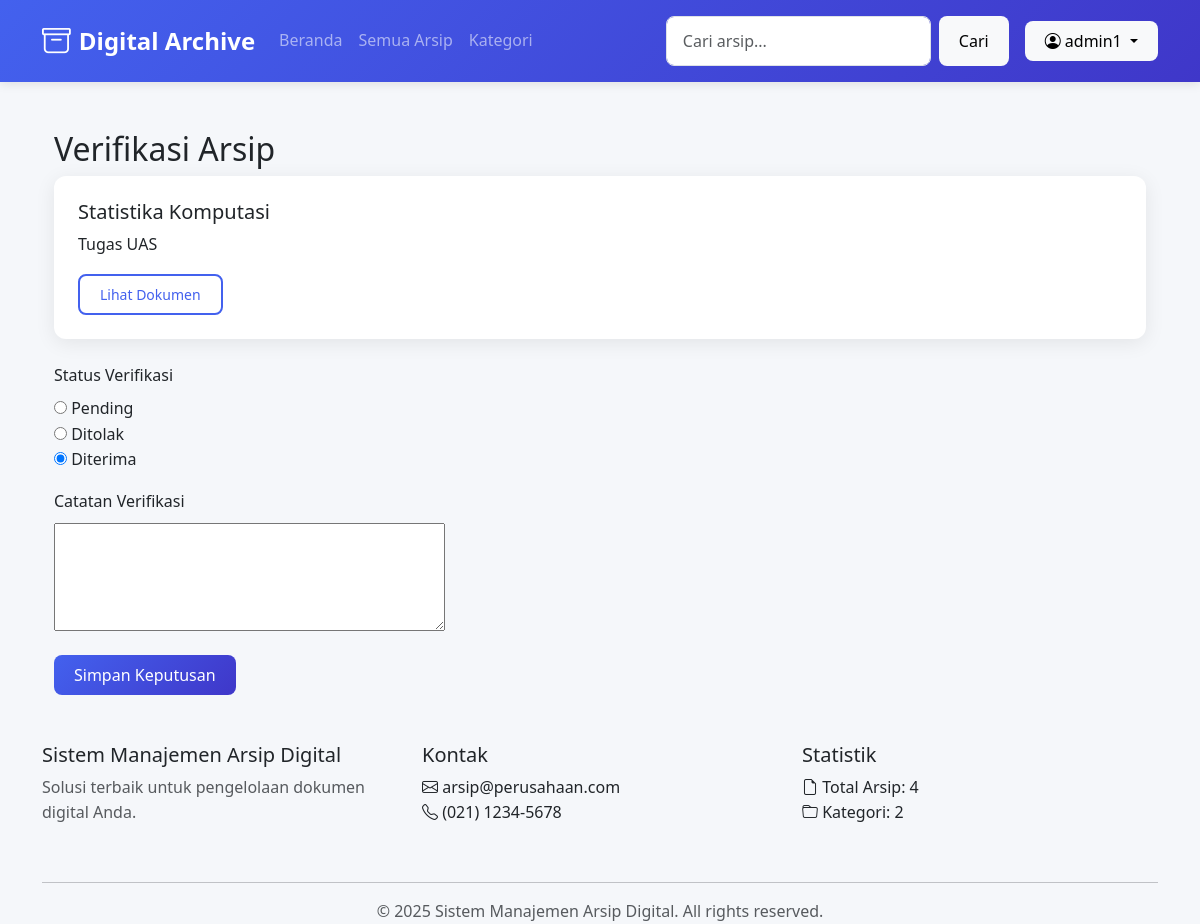
The page /verifikasi/4/ (signed in) on the database its author committed.
### arsip/models.py (models this page shows, shortened)
class Arsip(models.Model):
    STATUS_VERIFIKASI = (
        ('pending', 'Pending'),
        ('ditolak', 'Ditolak'),
        ('diterima', 'Diterima'),
    )
    STATUS_AKSES_CHOICES = [
        ('publik', 'Publik'),
        ('internal', 'Internal'),
    ]
    judul_arsip = models.CharField(max_length=255, blank=True, null=True, default="")
    kode_arsip = models.CharField(max_length=50, blank=True, null=True, unique=True)
    deskripsi = models.TextField(blank=True, null=True, default="")
    kategori = models.ForeignKey(Kategori, on_delete=models.SET_NULL, blank=True, null=True)
    tags = models.ManyToManyField(Tag, blank=True)
    tanggal_dibuat = models.DateField()
    tanggal_diterima = models.DateField()
    pembuat = models.CharField(max_length=100, blank=True, null=True)
    lokasi_fisik = models.CharField(max_length=100, blank=True, null=True)
    lokasi_digital = models.FileField(upload_to=arsip_upload_path)
    format_file = models.CharField(max_length=10, blank=True)
    ukuran_file = models.IntegerField(blank=True, null=True)  # Dalam bytes
    status_akses = models.CharField(
        max_length=20,
        choices=STATUS_AKSES_CHOICES,
        default='internal'
    )
    dibuat_oleh = models.ForeignKey(User, on_delete=models.SET_NULL, null=True)
    timestamp_input = models.DateTimeField(auto_now_add=True)
    last_updated = models.DateTimeField(auto_now=True)
    versi = models.PositiveIntegerField(default=1)
    diakses = models.PositiveIntegerField(default=0)
    class Meta:
        verbose_name = "Arsip Digital"
        verbose_name_plural = "Arsip Digital"
        ordering = ['-tanggal_diterima']
    status_verifikasi = models.CharField(
        max_length=20,
        choices=STATUS_VERIFIKASI,
        default='pending'
    )
    catatan_verifikasi = models.TextField(blank=True, null=True)
    verifikator = models.ForeignKey(
        User,
        on_delete=models.SET_NULL,
        null=True,
        blank=True,
        related_name='arsip_diverifikasi'
    )
    tanggal_verifikasi = models.DateTimeField(null=True, blank=True)
    tracker = FieldTracker(fields=['status_verifikasi'])

### arsip/views.py (the view, shortened to what this page needs)
# urls.py: path('verifikasi/<int:pk>/', VerifikasiDetailView.as_view(), name='verifikasi_detail'),
class VerifikasiDetailView(LoginRequiredMixin, VerifikasiRequiredMixin, UpdateView):
    model = Arsip
    form_class = VerifikasiForm
    template_name = 'arsip/verifikasi_detail.html'
    success_url = reverse_lazy('arsip:verifikasi_arsip')
    context_object_name = 'object'
    def dispatch(self, request, *args, **kwargs):
        if not request.user.is_authenticated or not hasattr(request.user, 'profile') or request.user.profile.role not in ['Admin', 'Editor']:
            messages.error(request, 'Anda tidak memiliki izin untuk mengakses halaman verifikasi.')
            return redirect('arsip:beranda')
        return super().dispatch(request, *args, **kwargs)

### arsip/forms.py
class VerifikasiForm(forms.ModelForm):
    class Meta:
        model = Arsip
        fields = ['status_verifikasi', 'catatan_verifikasi']
        widgets = {
            'status_verifikasi': forms.RadioSelect,
            'catatan_verifikasi': forms.Textarea(attrs={'rows': 4}),
        }

### arsip/permissions.py (called while the page is built)
    def test_func(self):
        return self.request.user.profile.role in ['Admin', 'Editor']

### arsip/views.py (called while the page is built)
def statistik_context(request):
    from .models import Arsip, Kategori
    return {
        'total_arsip': Arsip.objects.count(),
        'total_kategori': Kategori.objects.count(),
    }

### arsip/templates/arsip/verifikasi_detail.html (shortened to what this page needs)
{% extends "arsip/base_arsip.html" %}
{% block content %}
<div class="container">
    <h2>Verifikasi Arsip</h2>
    <div class="card mb-4">
        <div class="card-body">
            <h5 class="card-title">{{ object.judul_arsip }}</h5>
            <p class="card-text">{{ object.deskripsi }}</p>
            {% if object.lokasi_digital %}
            <a href="{{ object.lokasi_digital.url }}" class="btn btn-sm btn-outline-primary" target="_blank">
                Lihat Dokumen
            </a>
            {% endif %}
        </div>
    </div>
    <form method="post">
        <div class="mb-3">
            <label class="form-label">Status Verifikasi</label>
            {{ form.status_verifikasi }}
        </div>
        <div class="mb-3">
            <label class="form-label">Catatan Verifikasi</label>
            {{ form.catatan_verifikasi }}
        </div>
        <button type="submit" class="btn btn-primary">Simpan Keputusan</button>
    </form>
</div>
{% endblock %}

### arsip/templates/arsip/base_arsip.html (shortened to what this page needs)
<!DOCTYPE html>
<html lang="id">
<head>
    <link href="https://cdn.jsdelivr.net/npm/bootstrap@5.3.0/dist/css/bootstrap.min.css" rel="stylesheet">
    <link rel="stylesheet" href="https://cdn.jsdelivr.net/npm/bootstrap-icons@1.8.0/font/bootstrap-icons.css">
    {% load static %}
    <link rel="stylesheet" href="{% static 'style.css' %}">
</head>
<body>
    <nav class="navbar navbar-expand-lg navbar-dark bg-primary">
        <div class="container">
            <a class="navbar-brand" href="{% url 'arsip:beranda' %}">
                <i class="bi bi-archive"></i> Digital Archive
            </a>
            <div class="collapse navbar-collapse" id="navbarNav">
                <ul class="navbar-nav me-auto">
                    <li class="nav-item">
                        <a class="nav-link" href="{% url 'arsip:beranda' %}">Beranda</a>
                    </li>
                    <li class="nav-item">
                        <a class="nav-link" href="{% url 'arsip:daftar_arsip' %}">Semua Arsip</a>
                    </li>
                    <li class="nav-item">
                        <a class="nav-link" href="{% url 'arsip:kategori_list' %}">Kategori</a>
                    </li>
                </ul>
                <form class="d-flex me-2" action="{% url 'arsip:cari_arsip' %}" method="get">
                    <input type="text" class="form-control me-2" name="q" value="{{ query }}" placeholder="Cari arsip...">
                    <button class="btn btn-light me-2" type="submit">Cari</button>
                </form>
                {% if user.is_authenticated %}
                <div class="dropdown">
                    <button class="btn btn-light dropdown-toggle" type="button" id="dropdownMenuButton"
                        data-bs-toggle="dropdown">
                        <i class="bi bi-person-circle"></i> {{ user.username }}
                    </button>
                </div>
                {% else %}
                <a href="{% url 'arsip:login' %}" class="btn btn-light me-2">Login</a>
                {% endif %}
            </div>
        </div>
    </nav>
    <main class="container my-5">
        {% block content %}{% endblock %}
    </main>
    <footer class="footer">
        <div class="container">
            <div class="row">
                <div class="col-md-4 mb-4">
                    <h5>Sistem Manajemen Arsip Digital</h5>
                    <p class="text-muted">Solusi terbaik untuk pengelolaan dokumen digital Anda.</p>
                </div>
                <div class="col-md-4 mb-4">
                    <h5>Kontak</h5>
                    <ul class="list-unstyled">
                        <li><i class="bi bi-envelope"></i> arsip@perusahaan.com</li>
                        <li><i class="bi bi-telephone"></i> (021) 1234-5678</li>
                    </ul>
                </div>
                <div class="col-md-4 mb-4">
                    <h5>Statistik</h5>
                    <ul class="list-unstyled">
                        <li><i class="bi bi-file-earmark"></i> Total Arsip: {{ total_arsip|default:'0' }}</li>
                        <li><i class="bi bi-folder"></i> Kategori: {{ total_kategori|default:'0' }}</li>
                    </ul>
                </div>
            </div>
            <hr>
            <div class="text-center text-muted">
                &copy; {% now "Y" %} Sistem Manajemen Arsip Digital. All rights reserved.
            </div>
        </div>
    </footer>
</body>
</html>

### static/style.css (style rules this page uses)
:root { --primary: #4361ee; --primary-dark: #3a56d4; --secondary: #3f37c9; --success: #4cc9f0; --danger: #f72585; --warning: #f8961e; --light: #f8f9fa; --dark: #212529; --gray: #6c757d; --bg-color: #f5f7fa; --card-shadow: 0 4px 20px rgba(0, 0, 0, 0.08); }
body { font-family: 'Segoe UI', system-ui, -apple-system, sans-serif; background-color: var(--bg-color); color: var(--dark); line-height: 1.6; min-height: 100vh; display: flex; flex-direction: column; }
.navbar { background: linear-gradient(135deg, var(--primary), var(--secondary)); box-shadow: 0 2px 10px rgba(0, 0, 0, 0.1); padding: 0.8rem 1rem; }
.navbar-brand { font-weight: 700; font-size: 1.5rem; display: flex; align-items: center; gap: 0.5rem; }
.navbar-brand i { font-size: 1.8rem; }
.nav-link { font-weight: 500; padding: 0.5rem 1rem; border-radius: 0.5rem; transition: all 0.3s ease; }
.card { border: none; border-radius: 0.75rem; box-shadow: var(--card-shadow); transition: transform 0.3s ease, box-shadow 0.3s ease; overflow: hidden; }
.card-body { padding: 1.5rem; }
.btn { border-radius: 0.5rem; padding: 0.5rem 1.25rem; font-weight: 500; transition: all 0.3s ease; border: none; }
.btn-primary { background: linear-gradient(135deg, var(--primary), var(--secondary)); }
.btn-outline-primary { border: 2px solid var(--primary); color: var(--primary); }
.form-control { border-radius: 0.5rem; padding: 0.75rem 1rem; border: 1px solid #dee2e6; transition: border-color 0.3s ease, box-shadow 0.3s ease; }
.form-label { font-weight: 500; margin-bottom: 0.5rem; }
.form-control { width: 100%; padding: 0.75rem 1rem; border: 1px solid #dee2e6; border-radius: 0.5rem; transition: all 0.3s ease; font-size: 1rem; line-height: 1.5; }
.form-label { display: block; margin-bottom: 0.5rem; font-weight: 500; color: var(--dark); }

### rows shown on the page
Arsip: judul_arsip "Statistika Komputasi", deskripsi "Tugas UAS", status_verifikasi "☐ Pending ☐ Ditolak ☑ Diterima"

### other values the page prints
{{ user.username }} "admin1"
{{ total_arsip|default:'0' }} "4"
{{ total_kategori|default:'0' }} "2"
